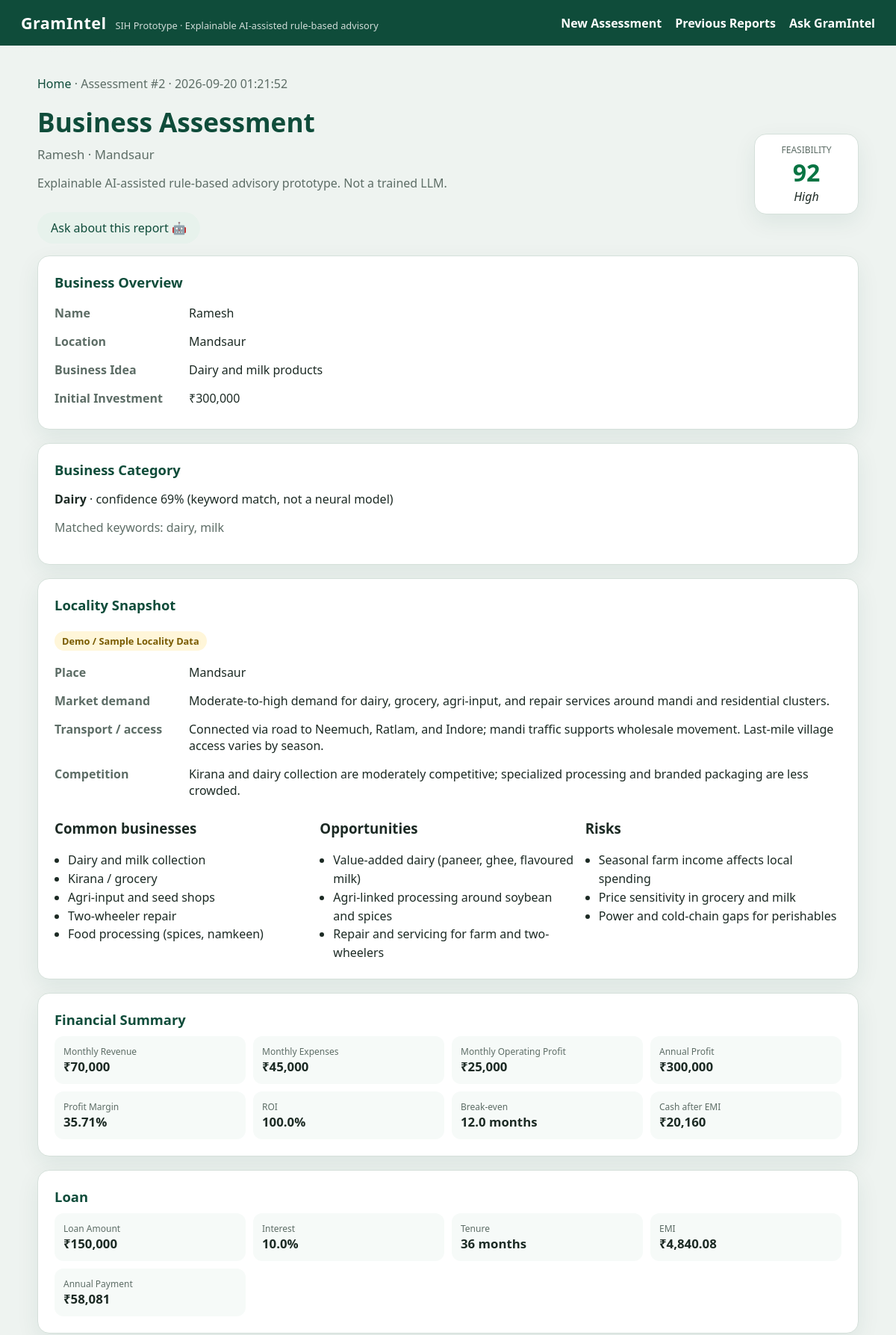
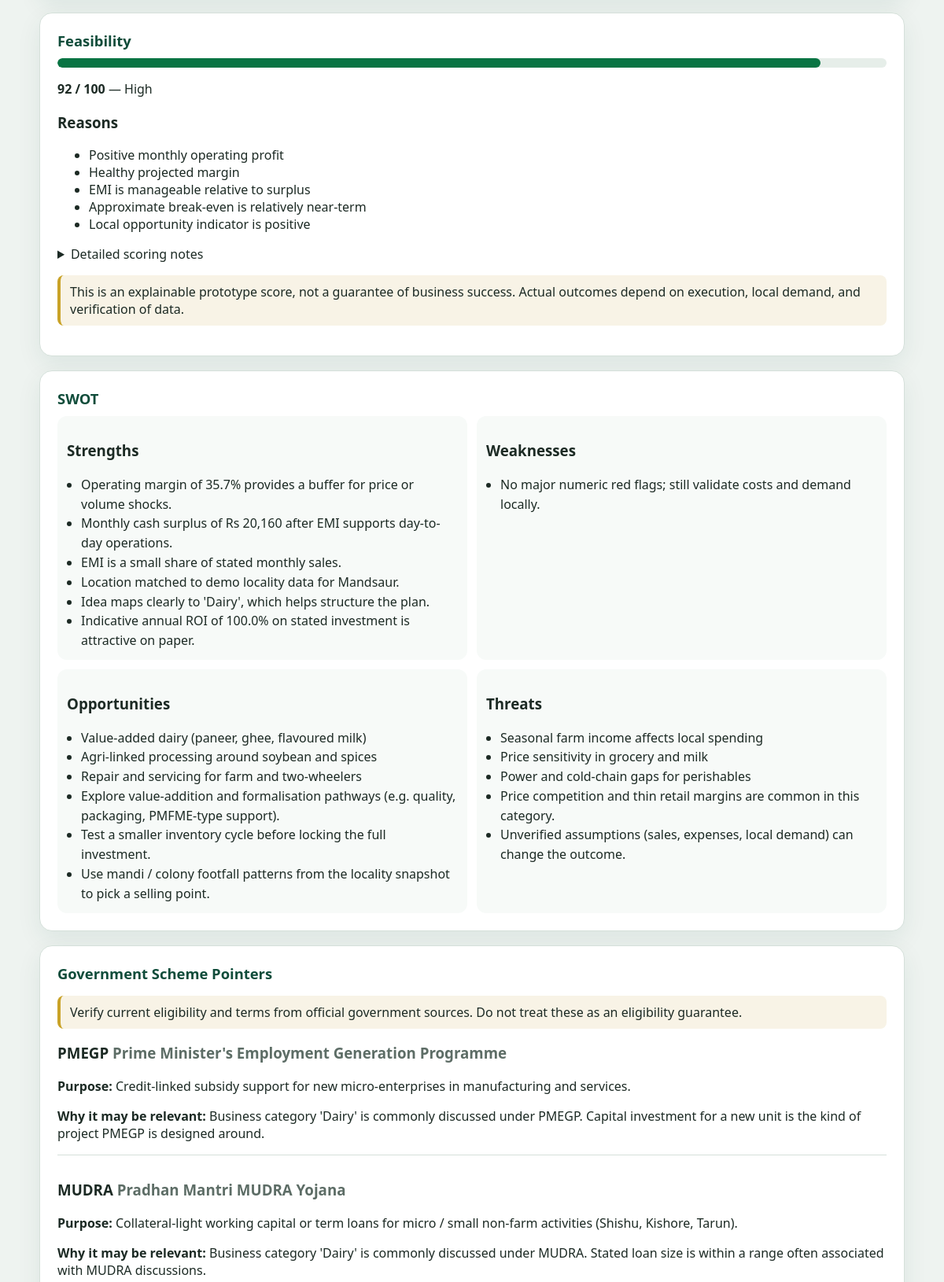
The page /report/2 (upper part) on the database its author committed (2 pictures, top to bottom).
### tables this page shows
CREATE TABLE reports (
            id INTEGER PRIMARY KEY AUTOINCREMENT,
            name TEXT,
            location TEXT,
            business_idea TEXT,
            category TEXT,
            investment REAL,
            monthly_sales REAL,
            monthly_expenses REAL,
            loan_amount REAL,
            interest_rate REAL,
            loan_tenure INTEGER,
            revenue REAL,
            profit REAL,
            profit_margin REAL,
            emi REAL,
            roi REAL,
            break_even REAL,
            feasibility_score INTEGER,
            feasibility_reasons TEXT,
            swot_data TEXT,
            recommendations TEXT,
            created_at TEXT
        );

### app.py (the view)
@app.route("/report/<int:report_id>")
def report(report_id):
    try:
        row = database.get_report(report_id)
        if not row:
            flash("Report not found. Please generate a business assessment first.")
            return redirect(url_for("reports"))
        return render_template("report.html", data=hydrate_report(row))
    except Exception:
        traceback.print_exc()
        flash("Could not open this report.")
        return redirect(url_for("reports"))

### app.py (called while the page is built)
def inputs_from_report(report):
    return {
        "investment": report["investment"],
        "monthly_sales": report["monthly_sales"],
        "monthly_expenses": report["monthly_expenses"],
        "loan_amount": report["loan_amount"],
        "interest_rate": report["interest_rate"],
        "loan_tenure": report["loan_tenure"],
    }

def hydrate_report(report):
    assessment = build_assessment({
        "name": report["name"],
        "location": report["location"],
        "business_idea": report["business_idea"],
        **inputs_from_report(report),
    })
    assessment["id"] = report["id"]
    assessment["created_at"] = report["created_at"]
    return assessment

### business_classifier.py (called while the page is built)
def classify_business(idea):
    text = (idea or "").strip().lower()
    if not text:
        return {"category": "Other", "confidence": 0.2, "matched_keywords": []}
    best_category = "Other"
    best_hits = []
    best_score = 0
    for category, keywords in CATEGORIES.items():
        hits = [kw for kw in keywords if kw in text]
        score = 0
        for kw in hits:
            score += 2 if " " in kw else 1
        if score > best_score:
            best_score = score
            best_category = category
            best_hits = hits
    if best_score == 0:
        return {"category": "Other", "confidence": 0.35, "matched_keywords": []}
    confidence = min(0.95, 0.45 + (best_score * 0.12))
    return {
        "category": best_category,
        "confidence": round(confidence, 2),
        "matched_keywords": best_hits,
    }

### database.py (called while the page is built)
def get_connection():
    os.makedirs(DATA_DIR, exist_ok=True)
    conn = sqlite3.connect(DB_PATH)
    conn.row_factory = sqlite3.Row
    return conn

def get_report(report_id):
    conn = get_connection()
    row = conn.execute("SELECT * FROM reports WHERE id = ?", (report_id,)).fetchone()
    conn.close()
    return dict(row) if row else None

### financial_engine.py (called while the page is built)
def _to_float(value, default=0.0):
    try:
        if value is None or value == "":
            return default
        if isinstance(value, str):
            value = value.replace(",", "").strip()
        number = float(value)
        if number != number:  # NaN
            return default
        if number == float("inf") or number == float("-inf"):
            return default
        return number
    except (TypeError, ValueError, OverflowError):
        return default

### templates/report.html (shortened to what this page needs)
{% extends "base.html" %}
{% block content %}
<p class="crumb"><a href="{{ url_for('index') }}">Home</a> · Assessment #{{ data.id }} · {{ data.created_at }}</p>
<header class="report-head">
    <div>
        <h1>Business Assessment</h1>
        <p class="subtitle">{{ data.name }} · {{ data.location }}</p>
        <p class="muted">Explainable AI-assisted rule-based advisory prototype. Not a trained LLM.</p>
        <button type="button" class="btn secondary" id="open-chat-heading">Ask about this report 🤖</button>
    </div>
    <div class="score-chip {{ data.feasibility.feasibility_band|lower }}">
        <span>Feasibility</span>
        <strong>{{ data.feasibility.feasibility_score }}</strong>
        <em>{{ data.feasibility.status }}</em>
    </div>
</header>
<section class="card">
    <h2>Business Overview</h2>
    <table class="kv">
        <tr><th>Name</th><td>{{ data.name }}</td></tr>
        <tr><th>Location</th><td>{{ data.location }}</td></tr>
        <tr><th>Business Idea</th><td>{{ data.business_idea }}</td></tr>
        <tr><th>Initial Investment</th><td>₹{{ "{:,.0f}".format(data.financials.investment) }}</td></tr>
    </table>
</section>
<section class="card">
    <h2>Business Category</h2>
    <p><strong>{{ data.classification.category }}</strong>
        · confidence {{ "%.0f"|format(data.classification.confidence * 100) }}%
        (keyword match, not a neural model)
    </p>
    {% if data.classification.matched_keywords %}
        <p class="muted">Matched keywords: {{ data.classification.matched_keywords|join(", ") }}</p>
    {% endif %}
</section>
<section class="card">
    <h2>Locality Snapshot</h2>
    <p class="badge">{{ data.locality.label }}</p>
    <table class="kv">
        <tr><th>Place</th><td>{{ data.locality.name }}{% if not data.locality.matched %} (unmatched — generic demo profile){% endif %}</td></tr>
        <tr><th>Market demand</th><td>{{ data.locality.market_demand }}</td></tr>
        <tr><th>Transport / access</th><td>{{ data.locality.transport_access }}</td></tr>
        <tr><th>Competition</th><td>{{ data.locality.competition }}</td></tr>
    </table>
    <div class="split">
        <div>
            <h3>Common businesses</h3>
            <ul>{% for item in data.locality.common_businesses %}<li>{{ item }}</li>{% endfor %}</ul>
        </div>
        <div>
            <h3>Opportunities</h3>
            <ul>{% for item in data.locality.opportunities %}<li>{{ item }}</li>{% endfor %}</ul>
        </div>
        <div>
            <h3>Risks</h3>
            <ul>{% for item in data.locality.risks %}<li>{{ item }}</li>{% endfor %}</ul>
        </div>
    </div>
</section>
<section class="card">
    <h2>Financial Summary</h2>
    <div class="metrics">
        <div class="metric"><span>Monthly Revenue</span><strong>₹{{ "{:,.0f}".format(data.financials.revenue) }}</strong></div>
        <div class="metric"><span>Monthly Expenses</span><strong>₹{{ "{:,.0f}".format(data.financials.monthly_expenses) }}</strong></div>
        <div class="metric"><span>Monthly Operating Profit</span><strong>₹{{ "{:,.0f}".format(data.financials.profit) }}</strong></div>
        <div class="metric"><span>Annual Profit</span><strong>₹{{ "{:,.0f}".format(data.financials.annual_profit) }}</strong></div>
        <div class="metric"><span>Profit Margin</span><strong>{{ data.financials.profit_margin }}%</strong></div>
        <div class="metric"><span>ROI</span><strong>{{ data.financials.roi }}%</strong></div>
        <div class="metric"><span>Break-even</span><strong>
            {% if data.financials.break_even %}{{ data.financials.break_even }} months
            {% else %}Not reachable with current profit{% endif %}
        </strong></div>
        <div class="metric"><span>Cash after EMI</span><strong>₹{{ "{:,.0f}".format(data.financials.monthly_cash_surplus) }}</strong></div>
    </div>
</section>
<section class="card">
    <h2>Loan</h2>
    <div class="metrics">
        <div class="metric"><span>Loan Amount</span><strong>₹{{ "{:,.0f}".format(data.financials.loan_amount) }}</strong></div>
        <div class="metric"><span>Interest</span><strong>{{ data.financials.interest_rate }}%</strong></div>
        <div class="metric"><span>Tenure</span><strong>{{ data.financials.loan_tenure }} months</strong></div>
        <div class="metric"><span>EMI</span><strong>₹{{ "{:,.2f}".format(data.financials.emi) }}</strong></div>
        <div class="metric"><span>Annual Payment</span><strong>₹{{ "{:,.0f}".format(data.financials.annual_loan_payment) }}</strong></div>
    </div>
</section>
<section class="card">
    <h2>Feasibility</h2>
    <div class="progress"><div class="bar band-{{ data.feasibility.feasibility_band|lower }}" style="width: {{ data.feasibility.feasibility_score }}%"></div></div>
    <p><strong>{{ data.feasibility.feasibility_score }} / 100</strong> — {{ data.feasibility.status }}</p>
    <h3>Reasons</h3>
    <ul>
        {% for reason in data.feasibility.display_reasons %}
            <li>{{ reason }}</li>
        {% endfor %}
    </ul>
    <details>
        <summary>Detailed scoring notes</summary>
    </details>
    <p class="disclaimer">{{ data.feasibility.disclaimer }}</p>
</section>
<section class="card">
    <h2>SWOT</h2>
    <div class="swot">
        <div><h3>Strengths</h3><ul>{% for item in data.swot.strengths %}<li>{{ item }}</li>{% endfor %}</ul></div>
        <div><h3>Weaknesses</h3><ul>{% for item in data.swot.weaknesses %}<li>{{ item }}</li>{% endfor %}</ul></div>
        <div><h3>Opportunities</h3><ul>{% for item in data.swot.opportunities %}<li>{{ item }}</li>{% endfor %}</ul></div>
        <div><h3>Threats</h3><ul>{% for item in data.swot.threats %}<li>{{ item }}</li>{% endfor %}</ul></div>
    </div>
</section>
<section class="card">
    <h2>Government Scheme Pointers</h2>
    <p class="disclaimer">{{ data.scheme_disclaimer }} Do not treat these as an eligibility guarantee.</p>
    <div class="scheme-list">
        {% for s in data.schemes %}
            <article class="scheme">
                <h3>{{ s.scheme }} <span class="muted">{{ s.full_name }}</span></h3>
                <p><strong>Purpose:</strong> {{ s.purpose }}</p>
                <p><strong>Why it may be relevant:</strong> {{ s.why_relevant }}</p>
            </article>
        {% endfor %}
    </div>
</section>
{% endblock %}

### static/style.css (style rules this page uses)
:root { --green: #0f4c3a; --green-2: #1a6b52; --gold: #c9a227; --bg: #eef3f0; --card: #ffffff; --ink: #1c2a24; --muted: #5d6d66; --line: #d5e0da; --low: #b42318; --mid: #b54708; --high: #087443; --radius: 16px; --shadow: 0 10px 30px rgba(15, 76, 58, 0.08); }
* { box-sizing: border-box; }
html, body { margin: 0; padding: 0; }
body { font-family: "Segoe UI", system-ui, -apple-system, sans-serif; background: radial-gradient(1200px 500px at 10% -10%, #dceee6, transparent), var(--bg); color: var(--ink); min-height: 100vh; display: flex; flex-direction: column; }
a { color: var(--green); text-decoration: none; }
.hero h1, .report-head h1 { margin: 0; font-size: 2.2rem; color: var(--green); }
.subtitle { margin: 8px 0 0; color: var(--muted); font-size: 1.05rem; }
.card { background: var(--card); border-radius: var(--radius); padding: 22px; box-shadow: var(--shadow); border: 1px solid var(--line); margin-bottom: 18px; }
.card h2 { margin: 0 0 10px; font-size: 1.15rem; color: var(--green); }
.muted { color: var(--muted); }
.disclaimer { background: #f8f3e6; border-left: 4px solid var(--gold); padding: 10px 12px; border-radius: 8px; }
.btn { border: 0; border-radius: 999px; padding: 10px 18px; font-weight: 700; cursor: pointer; font: inherit; display: inline-block; text-align: center; }
.btn.secondary { background: #e7f2ec; color: var(--green); }
.report-head { display: flex; justify-content: space-between; gap: 16px; align-items: center; margin-bottom: 16px; flex-wrap: wrap; }
.score-chip { min-width: 140px; text-align: center; background: #fff; border-radius: 16px; padding: 12px 18px; border: 1px solid var(--line); box-shadow: var(--shadow); }
.score-chip span { display: block; font-size: 0.75rem; color: var(--muted); text-transform: uppercase; }
.score-chip strong { font-size: 2rem; display: block; }
.score-chip.high strong { color: var(--high); }
.kv { width: 100%; border-collapse: collapse; }
.kv th { text-align: left; width: 180px; color: var(--muted); padding: 8px 8px 8px 0; vertical-align: top; }
.kv td { padding: 8px 0; }
.badge { display: inline-block; background: #fff6d9; color: #7a5b00; border-radius: 999px; padding: 4px 10px; font-size: 0.8rem; font-weight: 700; margin-bottom: 10px; }
.split { display: grid; grid-template-columns: repeat(3, 1fr); gap: 12px; }
.split ul, .swot ul, .recs { margin: 8px 0 0; padding-left: 18px; line-height: 1.55; }
.metrics { display: grid; grid-template-columns: repeat(4, 1fr); gap: 10px; }
.metric { background: #f6faf8; border-radius: 12px; padding: 12px; }
.metric span { display: block; font-size: 0.75rem; color: var(--muted); }
.metric strong { font-size: 1.05rem; }
.progress { height: 12px; background: #e6eee9; border-radius: 999px; overflow: hidden; margin: 8px 0 12px; }
.bar { height: 100%; border-radius: 999px; }
.bar.band-high { background: var(--high); }
.swot { display: grid; grid-template-columns: 1fr 1fr; gap: 12px; }
.swot > div { background: #f7faf8; border-radius: 12px; padding: 12px; }
.scheme { border-top: 1px solid var(--line); padding-top: 12px; margin-top: 12px; }
.scheme:first-child { border-top: 0; margin-top: 0; padding-top: 0; }
.crumb { color: var(--muted); }
.report-head .btn { margin-top: 12px; }

### rows shown on the page
reports: id "2", created_at "2026-09-20 01:21:52", name "Ramesh", location "Mandsaur", business_idea "Dairy and milk products", classification.category "Dairy", locality.name "Mandsaur"

### other values the page prints
{{ data.feasibility.feasibility_score }} "92"
{{ data.feasibility.status }} "High"
{{ "{:,.0f}".format(data.financials.investment) }} "300,000"
{{ "%.0f"|format(data.classification.confidence * 100) }} "69"
{{ data.classification.matched_keywords|join(", ") }} "dairy, milk"
{{ data.locality.label }} "Demo / Sample Locality Data"
{{ data.locality.market_demand }} "Moderate-to-high demand for dairy, grocery, agri-input, and repair services around mandi and residential clusters."
{{ data.locality.transport_access }} "Connected via road to Neemuch, Ratlam, and Indore; mandi traffic supports wholesale movement. Last-mile village access varies by season."
{{ data.locality.competition }} "Kirana and dairy collection are moderately competitive; specialized processing and branded packaging are less crowded."
{{ item }} "Dairy and milk collection" "Kirana / grocery" "Agri-input and seed shops" "Two-wheeler repair" "Food processing (spices, namkeen)"
{{ item }} "Value-added dairy (paneer, ghee, flavoured milk)" "Agri-linked processing around soybean and spices" "Repair and servicing for farm and two-wheelers"
{{ item }} "Seasonal farm income affects local spending" "Price sensitivity in grocery and milk" "Power and cold-chain gaps for perishables"
{{ "{:,.0f}".format(data.financials.revenue) }} "70,000"
{{ "{:,.0f}".format(data.financials.monthly_expenses) }} "45,000"
{{ "{:,.0f}".format(data.financials.profit) }} "25,000"
